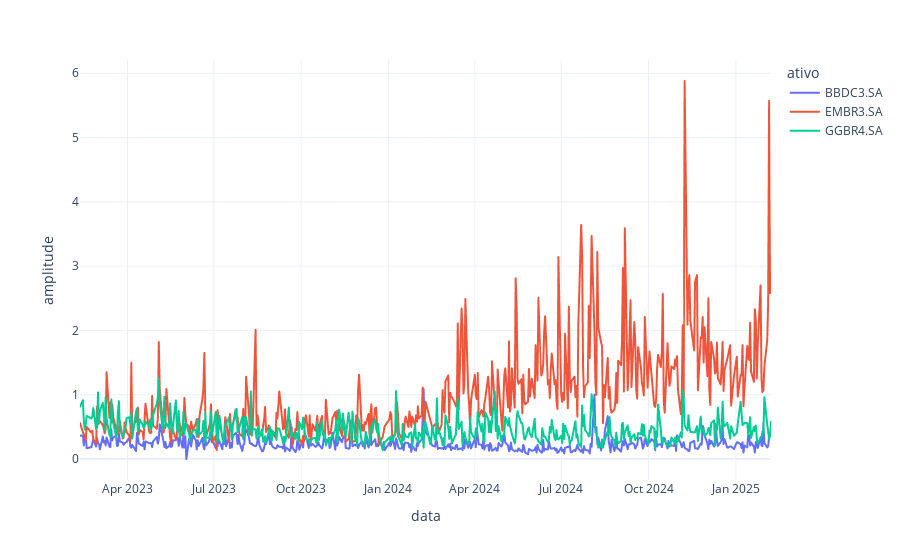

This figure's notebook cell:
### Code cell
#2.3 - Maior volatilidade


fig = px.line(amplitude_variacao, x="data", y="amplitude", color='ativo', template='plotly_white')
fig.show()

print('Maior volatilidade: é do ativo EMBR3.SA')

### Figure 1 — Plotly figure (JSON) as saved in the notebook; plotly's stock layout.template omitted (floating-point values rounded to 4 significant figures; data arrays with more than 128 entries replaced by an {"elided": "..."} marker saying what was removed)
{"data": [{"hovertemplate": "ativo=BBDC3.SA<br>data=%{x}<br>amplitude=%{y}<extra></extra>", "legendgroup": "BBDC3.SA", "line": {"color": "#636efa", "dash": "solid"}, "marker": {"symbol": "circle"}, "mode": "lines", "name": "BBDC3.SA", "showlegend": true, "type": "scattergl", "x": {"elided": "497 str values"}, "xaxis": "x", "y": {"elided": "497 float values"}, "yaxis": "y"}, {"hovertemplate": "ativo=EMBR3.SA<br>data=%{x}<br>amplitude=%{y}<extra></extra>", "legendgroup": "EMBR3.SA", "line": {"color": "#EF553B", "dash": "solid"}, "marker": {"symbol": "circle"}, "mode": "lines", "name": "EMBR3.SA", "showlegend": true, "type": "scattergl", "x": {"elided": "497 str values"}, "xaxis": "x", "y": {"elided": "497 float values"}, "yaxis": "y"}, {"hovertemplate": "ativo=GGBR4.SA<br>data=%{x}<br>amplitude=%{y}<extra></extra>", "legendgroup": "GGBR4.SA", "line": {"color": "#00cc96", "dash": "solid"}, "marker": {"symbol": "circle"}, "mode": "lines", "name": "GGBR4.SA", "showlegend": true, "type": "scattergl", "x": {"elided": "497 str values"}, "xaxis": "x", "y": {"elided": "497 float values"}, "yaxis": "y"}], "layout": {"legend": {"title": {"text": "ativo"}, "tracegroupgap": 0}, "margin": {"t": 60}, "xaxis": {"anchor": "y", "domain": [0, 1], "title": {"text": "data"}}, "yaxis": {"anchor": "x", "domain": [0, 1], "title": {"text": "amplitude"}}}}
